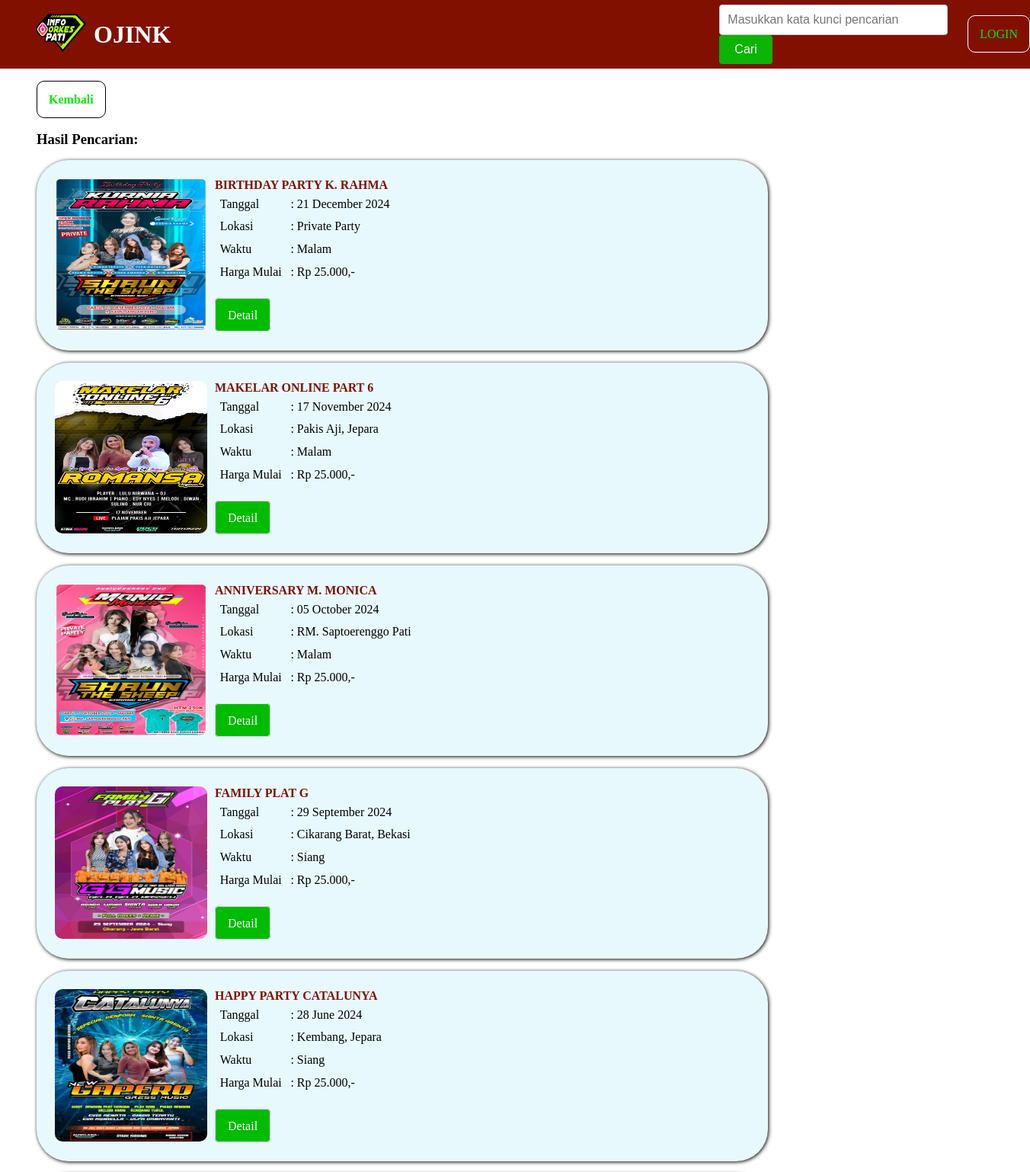
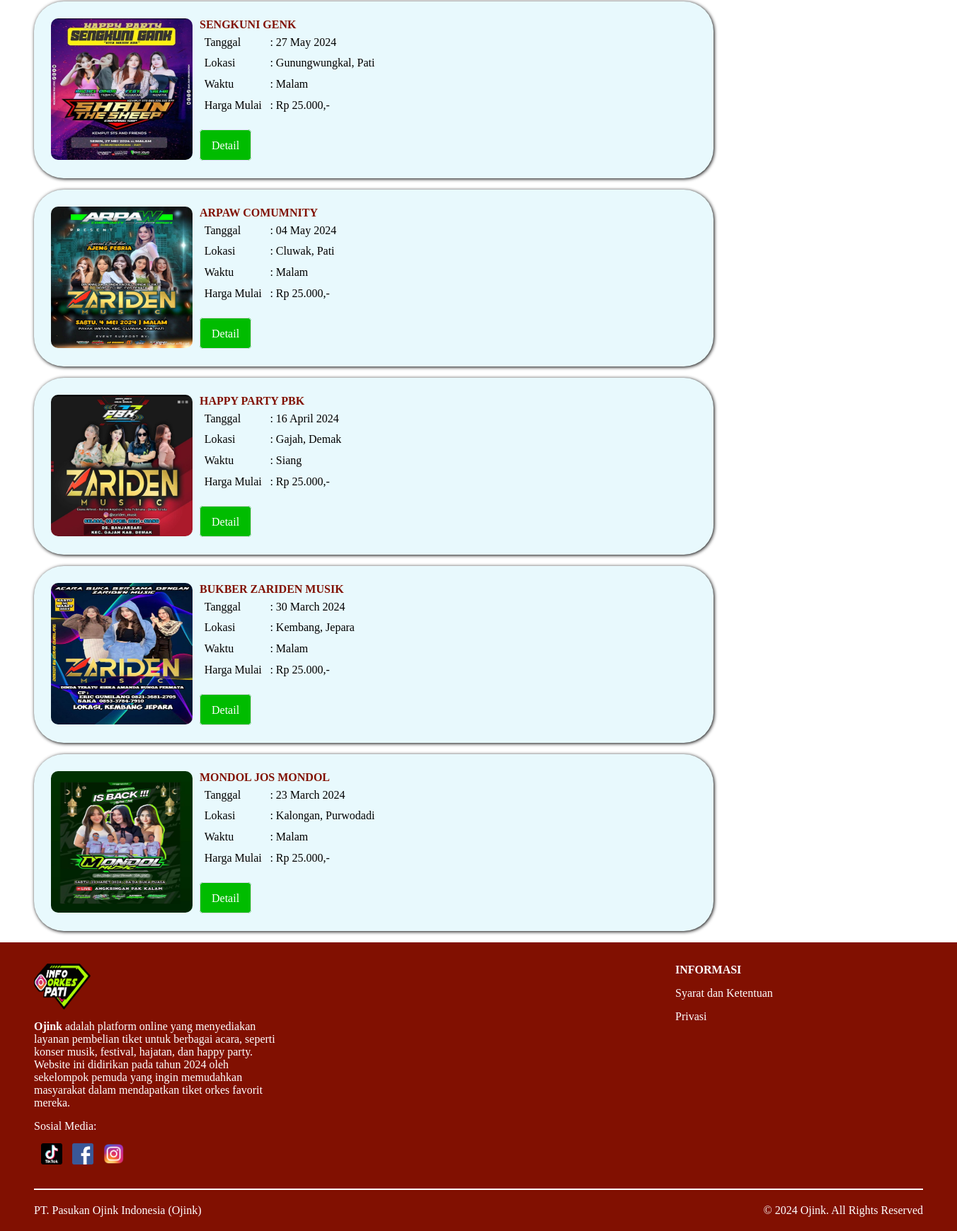
/searching.php, run on the app's committed database (2 pictures, top to bottom).
### tables this page shows
CREATE TABLE `jadwal_konser` (
  `id` int(10) NOT NULL,
  `img` varchar(255) NOT NULL,
  `title` varchar(23) NOT NULL,
  `tanggal` date NOT NULL,
  `lokasi` varchar(22) NOT NULL,
  `waktu` varchar(50) NOT NULL,
  `deskripsi` text DEFAULT NULL,
  `harga` int(11) DEFAULT NULL,
  `syarat_dan_ketentuan` text DEFAULT NULL,
  `nama_orkes` varchar(100) NOT NULL,
  `sosial_media_link` varchar(255) DEFAULT NULL,
  `artis` text DEFAULT NULL,
  `imgorkes` varchar(255) DEFAULT NULL,
  `imgsosmed` varchar(255) DEFAULT NULL,
  `imgpanggung` varchar(255) DEFAULT NULL
);

### searching.php (the view, shortened to what this page needs)
<?php
  include "koneksi.php";
?>
<!DOCTYPE html>
<html lang="en">
<head>
    <link rel="stylesheet" href="searching.css">
</head>
<body>
    <header>
      <div class="logo1">
        <a href="halamanutama.php">
          <img src="img/logo.png" alt="logo" />
        </a>
      </div>
      <div class="website">
        <a href="halamanutama.php">
          <h1>OJINK</h1>
        </a>
      </div>
      <div class="cari">
        <form method="GET">
          <input type="text" id="cari" name="cari" value="<?php echo isset($_GET['cari']) ? htmlspecialchars($_GET['cari']) : ''; ?>" placeholder="Masukkan kata kunci pencarian">
          <button type="submit">Cari</button>
        </form>
      </div>
      <div class="login">
        <?php if (isset($_SESSION['username'])): ?>
          <a href="logout.php" onclick="return confirmLogout();">LOGOUT</a>
          <script>
            function confirmLogout() {
              return confirm("Apakah Anda yakin ingin logout?");
            }
          </script>
        <?php else: ?>
        <a href="login.php">LOGIN</a>
        <?php endif; ?>
      </div>
    </header>
    <div class="awalan">
      <div class="login">
        <a href="halamanutama.php">Kembali</a>
      </div>
    </div>
    <?php
    $cari = isset($_GET['cari']) ? $_GET['cari'] : '';
    $searchTitle = "%{$cari}%";
    $searchLocation = "%{$cari}%";
    $searchDate = "%{$cari}%";
    $querycari = $con->prepare("SELECT id, img, title, tanggal, lokasi, waktu, CONCAT('Rp ', REPLACE(FORMAT(harga, 0), ',', '.'),',-') AS harga FROM jadwal_konser WHERE title LIKE ? OR lokasi LIKE ? OR tanggal LIKE ? ORDER BY tanggal DESC");
    $querycari->bind_param("sss", $searchTitle, $searchLocation, $searchDate);
    $querycari->execute();
    $result = $querycari->get_result();
    if ($result->num_rows > 0) {
      echo "<h3>Hasil Pencarian:</h3>";
        while ($row = $result->fetch_assoc()) {
            echo '<div class="container-content">';
            echo '  <div class="pemaindor">';
            echo '    <div class="kotak">';
            echo '      <div class="poster">';
            echo '        <img src="img/' . htmlspecialchars($row['img']) . '" alt="' . htmlspecialchars($row['img']) . '" />';
            echo '      </div>';
            echo '      <div class="isi">';
            echo '        <h2>' . htmlspecialchars($row['title']) . '</h2>';
            echo '        <table>';
            echo '          <tr>';
            echo '            <td>Tanggal</td>';
            echo '            <td>: ' . date('d F Y', strtotime($row['tanggal'])) . '</td>';
            echo '          </tr>';
            echo '          <tr>';
            echo '            <td>Lokasi</td>';
            echo '            <td>: ' . htmlspecialchars($row['lokasi']) . '</td>';
            echo '          </tr>';
            echo '          <tr>';
            echo '            <td>Waktu</td>';
            echo '            <td>: ' . htmlspecialchars($row['waktu']) . '</td>';
            echo '          </tr>';
            echo '          <tr>';
            echo '            <td class="harga">Harga Mulai</td>';
            echo '            <td class="harga">: ' . htmlspecialchars($row['harga']) . '</td>';
            echo '          </tr>';
            echo '        </table>';
            echo '        <div class="detail">';
            echo '          <a href="detail.php?id=' . htmlspecialchars($row['id']) . '">Detail</a>';
            echo '        </div>';
            echo '      </div>';
            echo '    </div>';
            echo '  </div>';
            echo '</div>';
        }
    } else {
        echo "<div class='gagal'>Tidak ada hasil yang ditemukan untuk pencarian Anda.</div>";
    }
    ?>
    <footer>
      <div class="footer1">
        <div class="footerkiri">
          <img class="logo" src="img/logo.png" alt=" logo" />
          <p>
            <b>Ojink</b> adalah platform online yang menyediakan layanan
            pembelian tiket untuk berbagai acara, seperti konser musik,
            festival, hajatan, dan happy party. Website ini didirikan pada tahun
            2024 oleh sekelompok pemuda yang ingin memudahkan masyarakat dalam
            mendapatkan tiket orkes favorit mereka.
          </p>
          <p>Sosial Media:</p>
          <div class="sosmed">
            <a href="https://www.tiktok.com/@info_orkes_pati"
              ><img src="img/tiktok.png" alt="tiktok"
            /></a>
            <a href="https://www.facebook.com/infoorkespati"
              ><img src="img/fb.png" alt="fb"
            /></a>
            <a href="https://www.instagram.com/infoorkespati/"
              ><img src="img/ig.png" alt="ig"
            /></a>
          </div>
        </div>
        <div class="footerkiri">
          <p><b>INFORMASI</b></p>
          <a href="syarat.php">
            <p>Syarat dan Ketentuan</p>
          </a>
          <a href="syarat.php">
            <p>Privasi</p>
          </a>
        </div>
      </div>
      <div class="copyright">
        <p>PT. Pasukan Ojink Indonesia (Ojink)</p>
        <p>&copy; 2024 Ojink. All Rights Reserved</p>
      </div>
    </footer>
</body>
</html>

### searching.css (style rules this page uses)
* { margin: 0; padding: 0; box-sizing: border-box; }
body { background-color: white; }
header { position: sticky; top: 0; display: flex; align-items: center; padding-top: 6px; padding-bottom: 6px; background-color: #811001; z-index: 1; }
.logo1 img { margin-left: 3rem; width: 65px; height: 50px; }
.website { margin-left: 10px; }
.website a { text-decoration: none; color: white; }
.cari { margin-left: 59rem; }
.login { margin-left: 1rem; }
.login a { color: #04ec04; text-decoration: none; padding: 15px; border: 1px solid white; border-radius: 10px; }
.cari { margin-left: 45rem; }
.cari input[type="text"] { padding: 10px; width: 300px; font-size: 16px; border: 1px solid #ccc; border-radius: 4px; }
.cari button { padding: 10px 20px; font-size: 16px; background-color: #0bb405; color: #fff; border: none; border-radius: 4px; cursor: pointer; }
.awalan { margin-left: 2rem; margin-top: 2rem; margin-bottom: 2rem; }
.awalan .login a { color: #04ec04; text-decoration: none; padding: 15px; border: 1px solid black; border-radius: 10px; font-weight: bold; }
h3 { margin: 1rem 3rem; }
.container-content { display: flex; }
.kotak { margin-left: 3rem; margin-bottom: 1rem; width: 60rem; height: 250px; border-radius: 42px; background: #e8f9fd; box-shadow: 1px 1px 5px black; padding: 1.5rem; display: flex; }
.poster { margin-right: 10px; }
.poster img { width: 200px; height: 200px; border-radius: 10px; }
.isi table tr td { padding: 0.3rem; }
.isi h2 { font-size: medium; color: #811001; }
.detail { margin-top: 2rem; margin-right: 2rem; }
.detail a { padding: 0.8rem 1rem; text-decoration: none; border-radius: 5px; background-color: #00bc00; color: white; border: 1px solid #dbdcef; }
footer { background-color: #811001; padding-top: 30px; padding-bottom: 20px; padding-left: 3rem; padding-right: 3rem; }
.footer1 { display: flex; justify-content: space-between; border-bottom: 2px solid white; padding-bottom: 30px; }
.footerkiri { display: flex; flex-direction: column; gap: 15px; }
.logo { width: 80px; height: 65px; }
.footerkiri p { color: white; width: 350px; }
.footerkiri a { text-decoration: none; }
.sosmed a { text-decoration: none; }
.sosmed a img { width: 30px; height: 30px; margin-left: 10px; }
.copyright { display: flex; justify-content: space-between; margin-top: 20px; color: white; }

### data on the page
jadwal_konser: img (picture), title "BIRTHDAY PARTY K. RAHMA", tanggal "21 December 2024", lokasi "Private Party", waktu "Malam", harga "Rp 25.000,-"
jadwal_konser: img (picture), title "MAKELAR ONLINE PART 6", tanggal "17 November 2024", lokasi "Pakis Aji, Jepara", waktu "Malam", harga "Rp 25.000,-"
jadwal_konser: img (picture), title "ANNIVERSARY M. MONICA", tanggal "05 October 2024", lokasi "RM. Saptoerenggo Pati", waktu "Malam", harga "Rp 25.000,-"
jadwal_konser: img (picture), title "FAMILY PLAT G", tanggal "29 September 2024", lokasi "Cikarang Barat, Bekasi", waktu "Siang", harga "Rp 25.000,-"
jadwal_konser: img (picture), title "HAPPY PARTY CATALUNYA", tanggal "28 June 2024", lokasi "Kembang, Jepara", waktu "Siang", harga "Rp 25.000,-"
jadwal_konser: img (picture), title "SENGKUNI GENK", tanggal "27 May 2024", lokasi "Gunungwungkal, Pati", waktu "Malam", harga "Rp 25.000,-"
jadwal_konser: img (picture), title "ARPAW COMUMNITY", tanggal "04 May 2024", lokasi "Cluwak, Pati", waktu "Malam", harga "Rp 25.000,-"
jadwal_konser: img (picture), title "HAPPY PARTY PBK", tanggal "16 April 2024", lokasi "Gajah, Demak", waktu "Siang", harga "Rp 25.000,-"
jadwal_konser: img (picture), title "BUKBER ZARIDEN MUSIK", tanggal "30 March 2024", lokasi "Kembang, Jepara", waktu "Malam", harga "Rp 25.000,-"
jadwal_konser: img (picture), title "MONDOL JOS MONDOL", tanggal "23 March 2024", lokasi "Kalongan, Purwodadi", waktu "Malam", harga "Rp 25.000,-"
